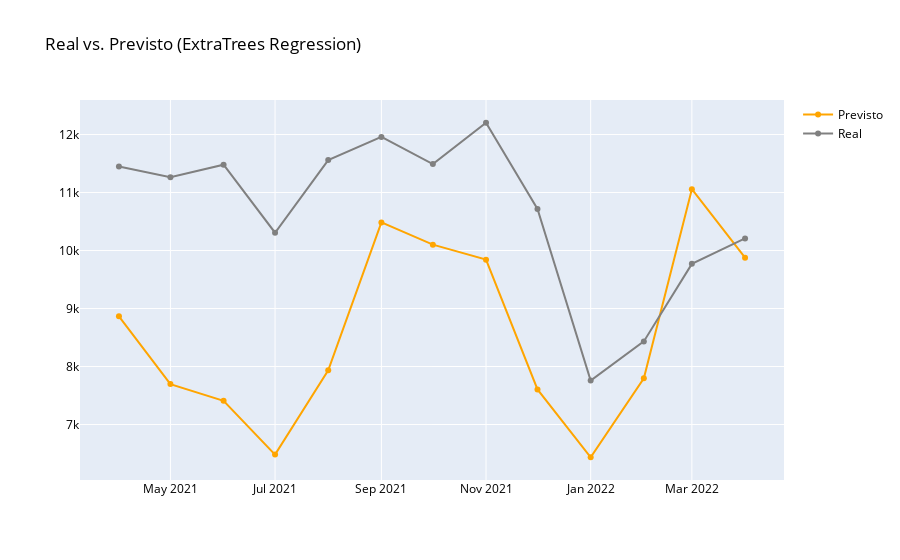

The notebook cell this image was saved under:
### Code cell
fig = go.Figure(data=[
    go.Scatter(name='Previsto', x=df_r_teste['data'], y=pred_teste_et_tuned, marker={'color': 'orange'}),
    go.Scatter(name='Real', x=df_r_teste['data'], y=y_r_teste, marker={'color': 'gray'})
    ])
fig.update_layout(font=dict(color='black'), title_text='Real vs. Previsto (ExtraTrees Regression)')
fig.show()

### Figure 1 — Plotly figure (JSON) as saved in the notebook; plotly's stock layout.template omitted (floating-point values rounded to 4 significant figures)
{"data": [{"marker": {"color": "orange"}, "name": "Previsto", "type": "scatter", "x": ["2021-04-01", "2021-05-01", "2021-06-01", "2021-07-01", "2021-08-01", "2021-09-01", "2021-10-01", "2021-11-01", "2021-12-01", "2022-01-01", "2022-02-01", "2022-03-01", "2022-04-01"], "y": [8865.0, 7697.0, 7409.0, 6481.0, 7934.0, 10490.0, 10100.0, 9843.0, 7605.0, 6436.0, 7796.0, 11060.0, 9877.0]}, {"marker": {"color": "gray"}, "name": "Real", "type": "scatter", "x": ["2021-04-01", "2021-05-01", "2021-06-01", "2021-07-01", "2021-08-01", "2021-09-01", "2021-10-01", "2021-11-01", "2021-12-01", "2022-01-01", "2022-02-01", "2022-03-01", "2022-04-01"], "y": [11447, 11263, 11480, 10307, 11559, 11959, 11491, 12203, 10718, 7757, 8433, 9770, 10208]}], "layout": {"font": {"color": "black"}, "title": {"text": "Real vs. Previsto (ExtraTrees Regression)"}}}
